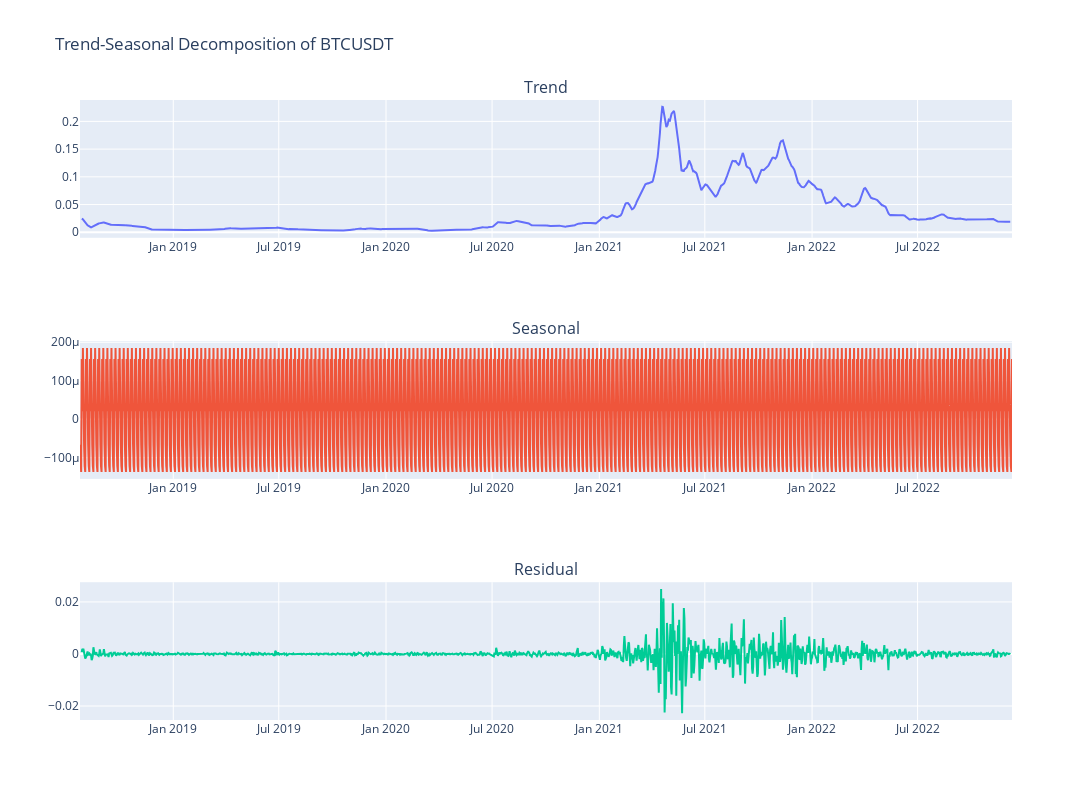

Write notebook code for a chart like this one.
### Code cell
# daily DECOMPOSITION

cols = ["Trend", "Seasonal", "Residual"]

fig = make_subplots(rows=3, cols=1, subplot_titles=cols)

for i, col in enumerate(cols):
    fig.add_trace(
        go.Scatter(x=btc_daily.index, y=btc_daily[col]),
        row=i+1,
        col=1
    )

fig.update_layout(
    height=800, 
    width=1200, 
    showlegend=False,
    title='Trend-Seasonal Decomposition of BTCUSDT')
fig.show()

### Figure 1 — Plotly figure (JSON) as saved in the notebook; plotly's stock layout.template omitted (floating-point values rounded to 4 significant figures; data arrays with more than 128 entries replaced by an {"elided": "..."} marker saying what was removed)
{"data": [{"type": "scatter", "x": {"elided": "1600 str values"}, "xaxis": "x", "y": {"elided": "1600 float values"}, "yaxis": "y"}, {"type": "scatter", "x": {"elided": "1600 str values"}, "xaxis": "x2", "y": {"elided": "1600 float values"}, "yaxis": "y2"}, {"type": "scatter", "x": {"elided": "1600 str values"}, "xaxis": "x3", "y": {"elided": "1600 float values"}, "yaxis": "y3"}], "layout": {"annotations": [{"font": {"size": 16}, "showarrow": false, "text": "Trend", "x": 0.5, "xanchor": "center", "xref": "paper", "y": 1, "yanchor": "bottom", "yref": "paper"}, {"font": {"size": 16}, "showarrow": false, "text": "Seasonal", "x": 0.5, "xanchor": "center", "xref": "paper", "y": 0.6111, "yanchor": "bottom", "yref": "paper"}, {"font": {"size": 16}, "showarrow": false, "text": "Residual", "x": 0.5, "xanchor": "center", "xref": "paper", "y": 0.2222, "yanchor": "bottom", "yref": "paper"}], "height": 800, "showlegend": false, "title": {"text": "Trend-Seasonal Decomposition of BTCUSDT"}, "width": 1200, "xaxis": {"anchor": "y", "domain": [0, 1]}, "xaxis2": {"anchor": "y2", "domain": [0, 1]}, "xaxis3": {"anchor": "y3", "domain": [0, 1]}, "yaxis": {"anchor": "x", "domain": [0.7778, 1]}, "yaxis2": {"anchor": "x2", "domain": [0.3889, 0.6111]}, "yaxis3": {"anchor": "x3", "domain": [0, 0.2222]}}}
